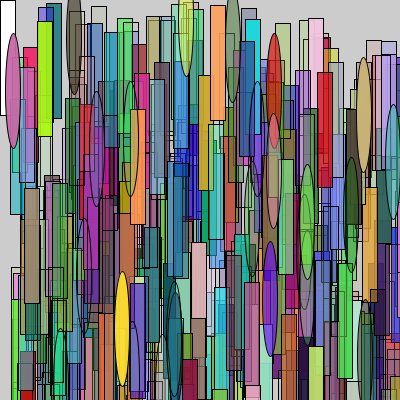
Frame 1 (no input)
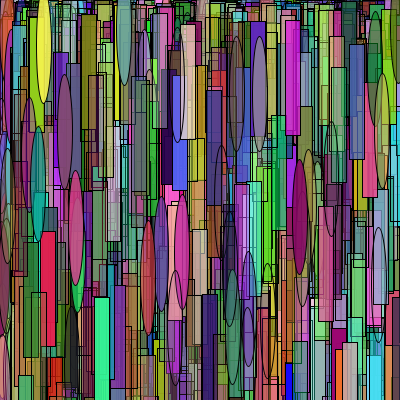
Frame 60 (the mouse pressed at the canvas centre just before this capture)
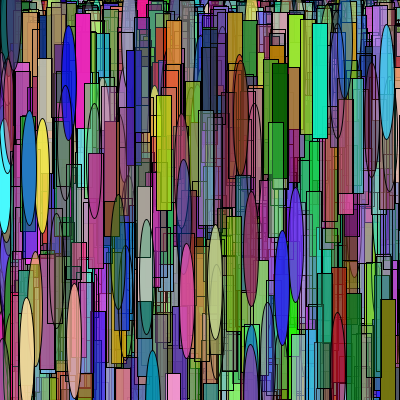
Frame 120 (the mouse held since frame 60 and released just before this capture)

The Processing sketch that drew these frames (run headless with seeded random() and noise(); from frame 60 on, the mouse is pressed at the canvas centre):

// Processing sketch: processing_2086
// ── processing_2086.pde

float r;
float g;
float b;
float a;
float x;
float y;

void setup(){
  size(400,400);
  smooth();

}

void draw(){

  int i=0;
  int j=0;
  
     for (i=0;i<width;i++){
    rect(x,y,15,115);
     r=random(255);
    g=random(255);
    b=random(255);
    a=random(255);
    x=random(width);
    y=random(height);
    fill(r,g,b,a);
   x+=10;
    
    
    }
    for (j=0;j<y;j++){
       ellipse(x,y,15,115);
     r=random(255);
    g=random(255);
    b=random(255);
    a=random(255);
    x=random(width);
    y=random(height);
    fill(r,g,b,a);
  y+=10;
    }
      
}
